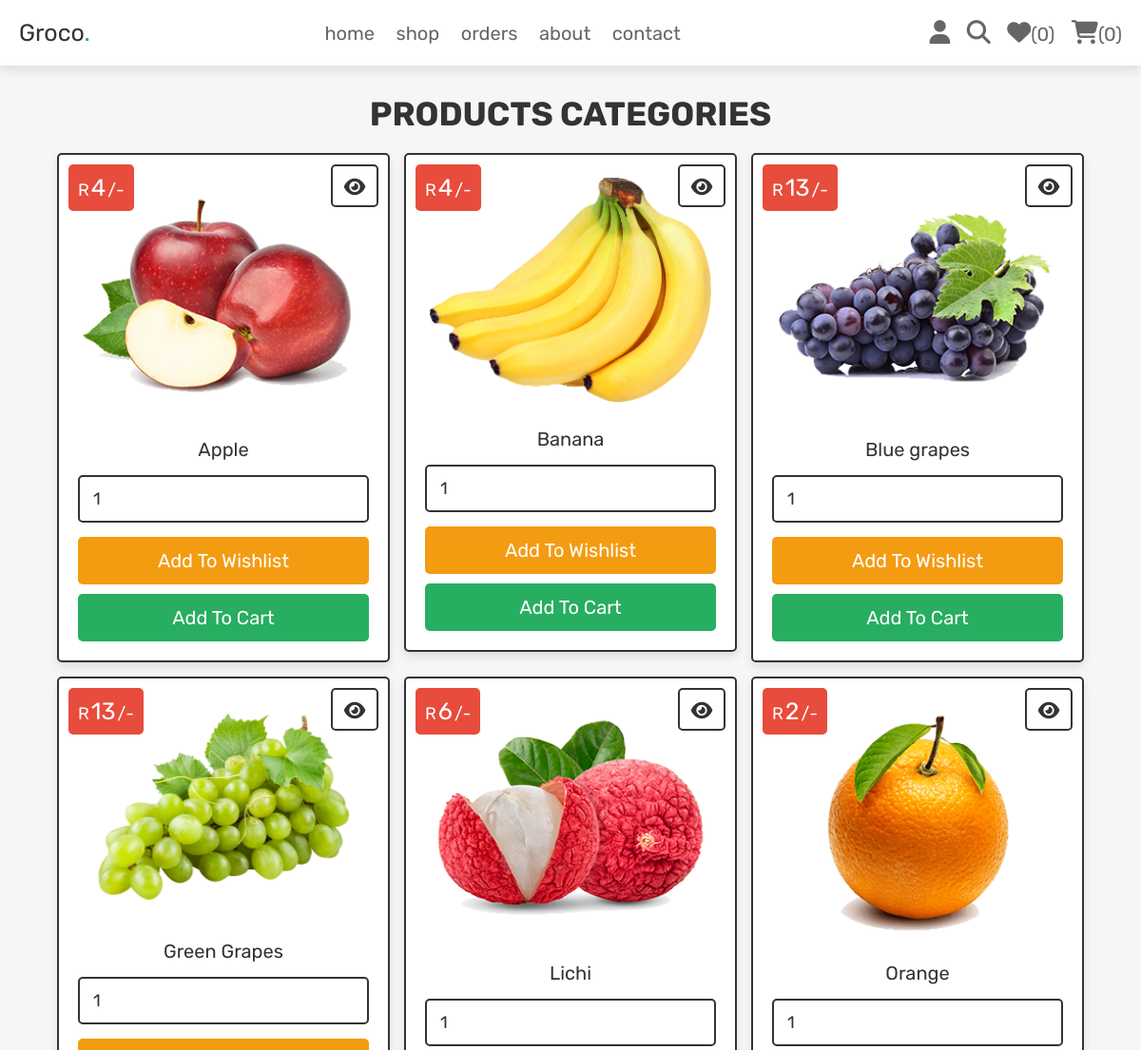
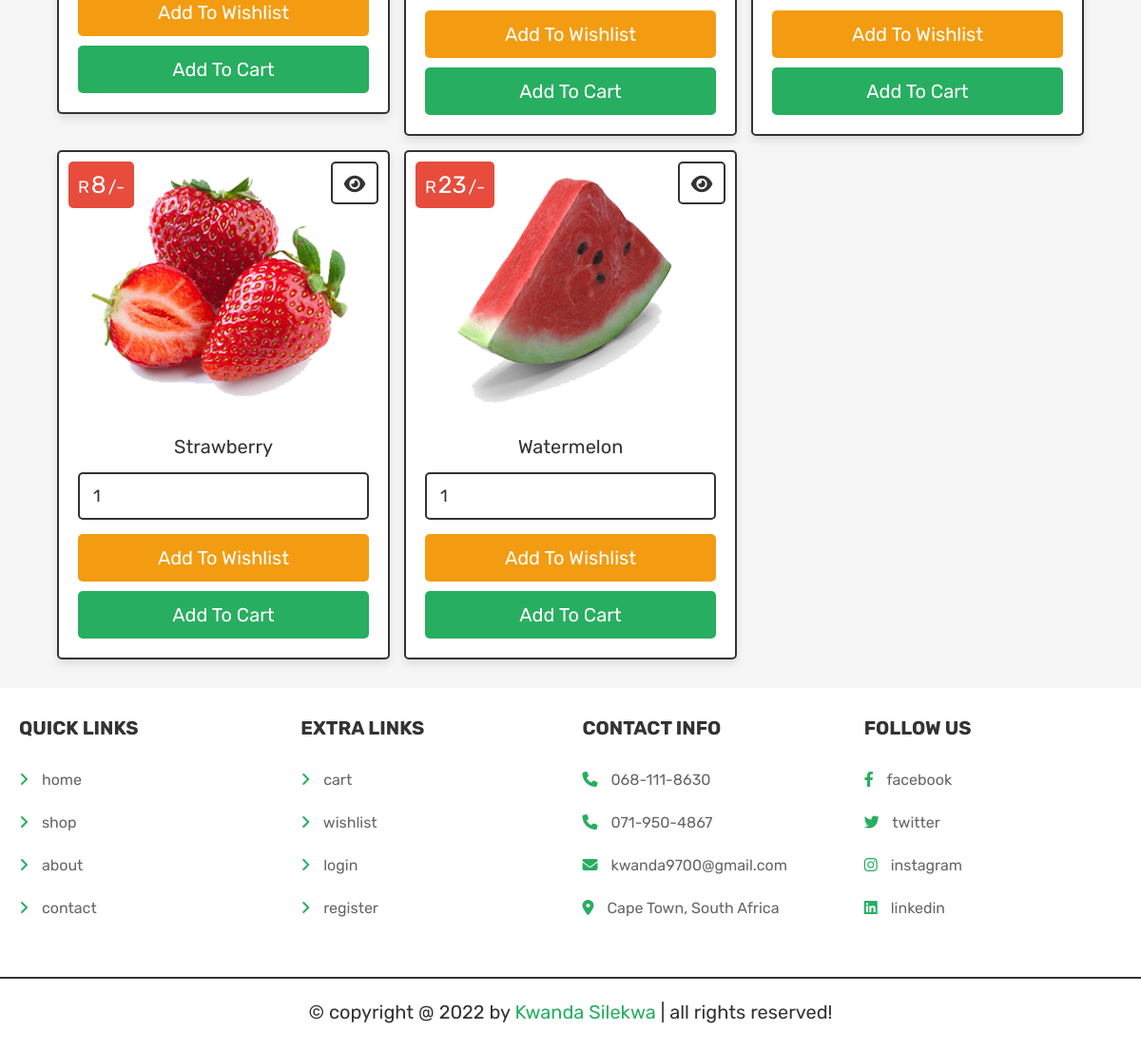
Page /category.php?category=fruits (signed in) on the committed database (2 pictures, top to bottom).
### tables this page shows
CREATE TABLE `products` (
  `id` int(100) NOT NULL,
  `name` varchar(100) NOT NULL,
  `category` varchar(20) NOT NULL,
  `details` varchar(500) NOT NULL,
  `price` int(100) NOT NULL,
  `image` varchar(500) NOT NULL
);

### category.php (the view, shortened to what this page needs)
<?php
@include 'config.php';
?>
<!DOCTYPE html>
<html lang="en">
<head>
   <link rel="stylesheet" href="https://cdnjs.cloudflare.com/ajax/libs/font-awesome/6.1.1/css/all.min.css">
   <link rel="stylesheet" href="css/style.css">
</head>
<body>
<?php include 'header.php'; ?>
<section class="products">
   <h1 class="title">products categories</h1>
   <div class="box-container">
   <?php
      $category_name = $_GET['category'];
      $select_products = $conn->prepare("SELECT * FROM `products` WHERE category = ?");
      $select_products->execute([$category_name]);
      if($select_products->rowCount() > 0){
         while($fetch_products = $select_products->fetch(PDO::FETCH_ASSOC)){
   ?>
   <form action="" class="box" method="POST">
      <div class="price">R<span><?= $fetch_products['price']; ?></span>/-</div>
      <a href="view_page.php?pid=<?= $fetch_products['id']; ?>" class="fas fa-eye"></a>
      <img src="products/<?= $fetch_products['image']; ?>" alt="">
      <div class="name"><?= $fetch_products['name']; ?></div>
      <input type="number" min="1" value="1" name="p_qty" class="qty">
      <input type="submit" value="add to wishlist" class="option-btn" name="add_to_wishlist">
      <input type="submit" value="add to cart" class="btn" name="add_to_cart">
   </form>
   <?php
         }
      }else{
         echo '<p class="empty">no products available!</p>';
      }
   ?>
   </div>
</section>
<?php include 'footer.php'; ?>
</body>
</html>

### css/style.css (style rules this page uses)
.products .box-container { display: grid; grid-template-columns: repeat(auto-fit, 35rem); gap:1.5rem; justify-content: center; align-items: flex-start; }
.products .box-container .box { padding:2rem; text-align: center; border:var(--border); background-color: var(--white); box-shadow: var(--box-shadow); border-radius: .5rem; position: relative; }
.products .box-container .box .price { position: absolute; top:1rem; left:1rem; padding:1rem; border-radius: .5rem; background-color: var(--red); font-size: 1.8rem; color:var(--white); }
.products .box-container .box .price span { font-size: 2.5rem; color:var(--white); margin:0 .2rem; }
.products .box-container .box .fa-eye { position: absolute; top:1rem; right:1rem; border-radius: .5rem; height: 4.5rem; line-height: 4.3rem; width: 5rem; border:var(--border); color:var(--black); font-size: 2rem; background-color: var(--white); }
.products .box-container .box img { width: 100%; margin-bottom: 1rem; }
.products .box-container .box .name { font-size: 2rem; color:var(--black); padding:1rem 0; }
.products .box-container .box .qty { margin:.5rem 0; border-radius: .5rem; padding:1.2rem 1.4rem; font-size: 1.8rem; color:var(--black); border:var(--border); width: 100%; }

### css/components.css (style rules this page uses)
:root { --green:#27ae60; --orange:#f39c12; --red:#e74c3c; --black:#333; --light-color:#666; --white:#fff; --light-bg:#f6f6f6; --border:.2rem solid var(--black); --box-shadow:0 .5rem 1rem rgba(0,0,0,.1); }
* { font-family: 'Rubik', sans-serif; margin:0; padding:0; box-sizing: border-box; outline: none; border:none; text-decoration: none; color:var(--black); }
body { background-color: var(--light-bg); }
html { font-size: 62.5%; overflow-x: hidden; scroll-behavior: smooth; scroll-padding-top: 6.5rem; }
section { padding:3rem 2rem; max-width: 1200px; margin:0 auto; }
.btn, .delete-btn, .option-btn { display: block; width: 100%; margin-top: 1rem; border-radius: .5rem; color:var(--white); font-size: 2rem; padding:1.3rem 3rem; text-transform: capitalize; cursor: pointer; text-align: center; }
.btn { background-color: var(--green); }
.option-btn { background-color: var(--orange); }
.title { text-align: center; margin-bottom: 2rem; text-transform: uppercase; color:var(--black); font-size: 3.5rem; }

### rows in the picture
products: price "4", image (picture), name "Apple"
products: price "4", image (picture), name "Banana"
products: price "13", image (picture), name "Blue grapes"
products: price "13", image (picture), name "Green Grapes"
products: price "6", image (picture), name "Lichi"
products: price "2", image (picture), name "Orange"
products: price "8", image (picture), name "Strawberry"
products: price "23", image (picture), name "Watermelon"

### other values in the picture
$count_wishlist_items->rowCount() "0"
$count_cart_items->rowCount() "0"
